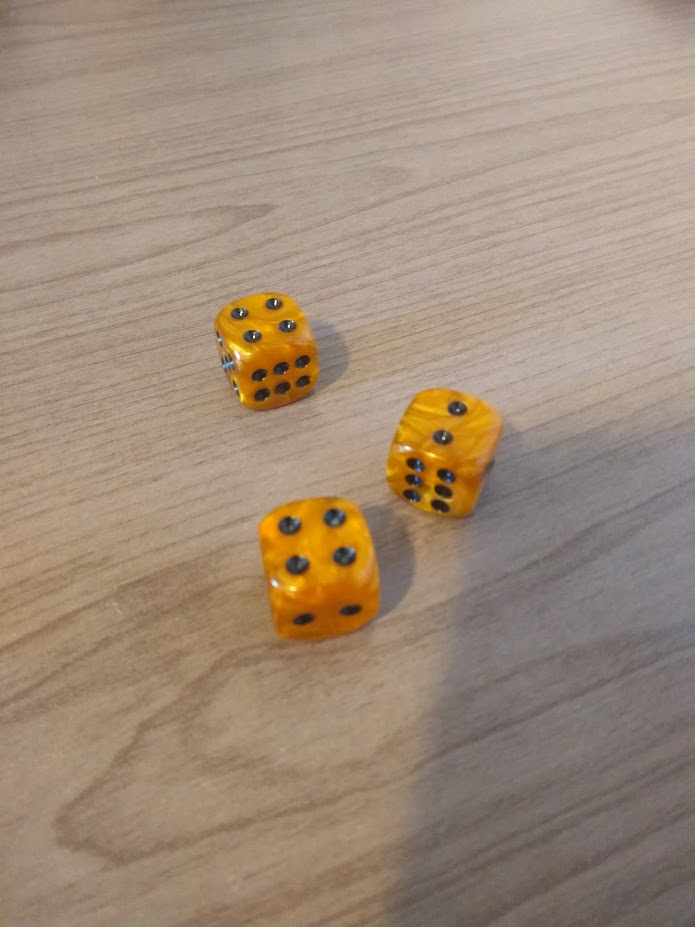
%> input picture test/1.jpg, 695 x 927 px
$ octave laplacian.m   (GNU Octave 9; MATLAB toolbox functions it lacks are replaced by stand-ins)
%> lines starting %> are read from the running program, lines starting %| are printed output that depends on the picture
I=imread("test/1.jpg");
%> I is the input picture: size 927x695x3 uint8; mean R, G, B 159.5, 139.8, 121.1
I=rgb2gray(I);
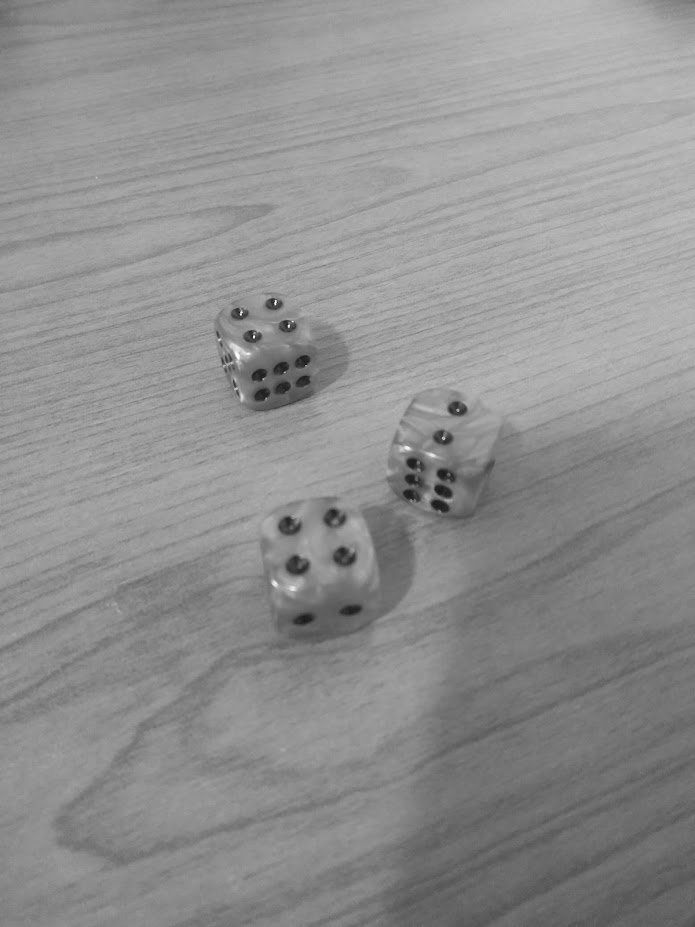
%> I: size 927x695 uint8; min 15, max 252, mean 143.6
I=double(I);
%> I: size 927x695 double

Laplacian = [0 1 0;1 -4 1;0 1 0];

I2 = conv2(I,Laplacian,'same');
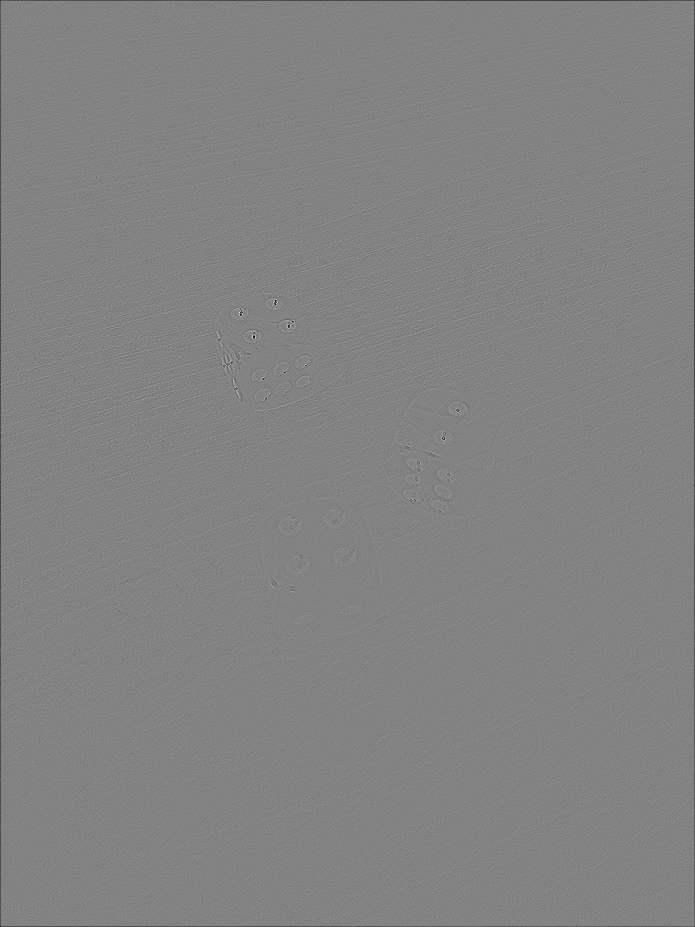
%> I2: size 927x695 double; min -356, max 338, mean -0.7; drawn with min black and max white

imtool(I,[]);
imtool(abs(I2),[]);
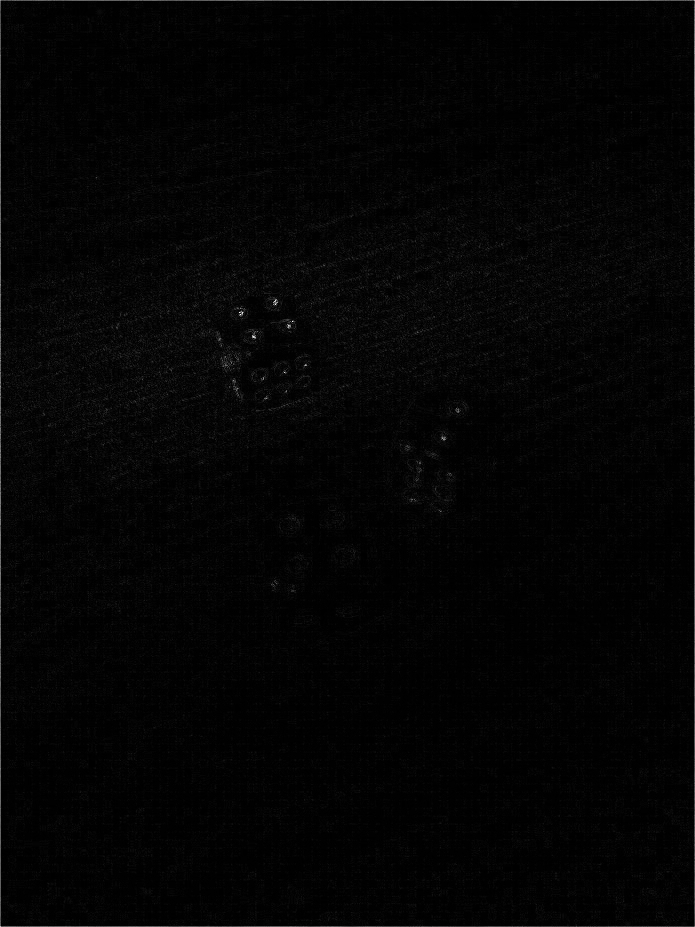
%> displayed picture: size 927x695, on the screen's scale of 0 to 255; min 0, max 255, mean 4.1

$ run again, with test/2.jpg copied over test/1.jpg
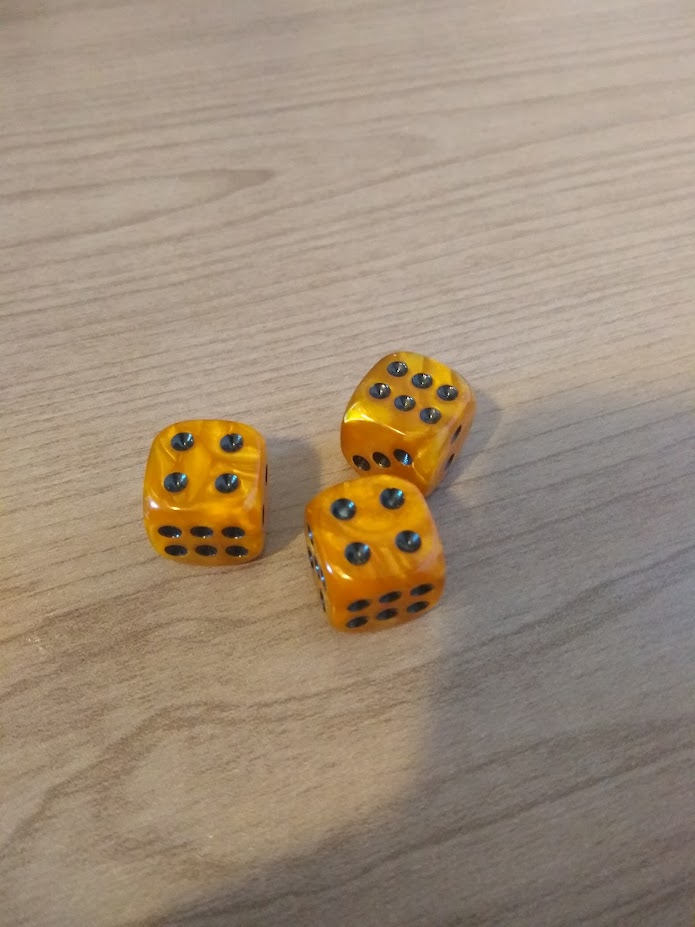
%> input picture test/2.jpg, 695 x 927 px
%> I is the input picture: size 927x695x3 uint8; mean R, G, B 159, 140.7, 120.5
%> `I=rgb2gray(I);`:
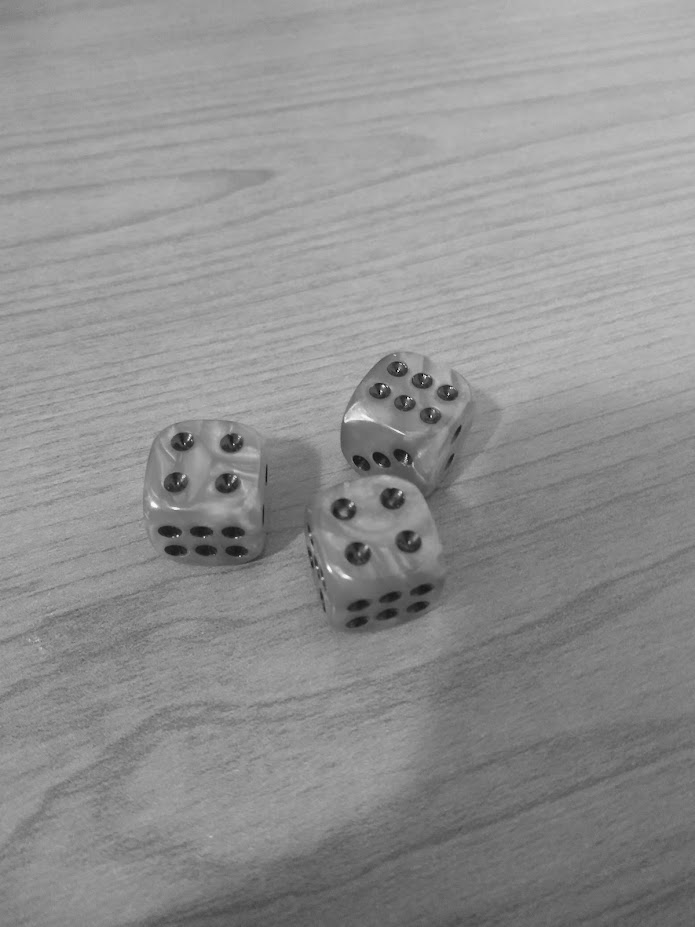
%> I: size 927x695 uint8; min 1, max 253, mean 143.8

$ run again, with test/4.jpg copied over test/1.jpg
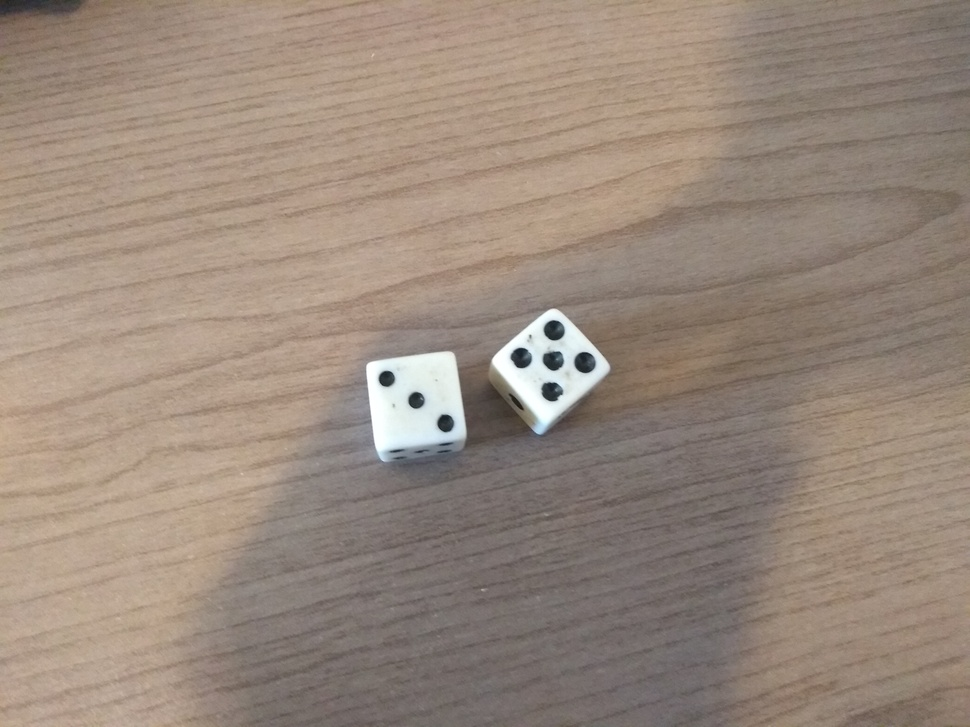
%> input picture test/4.jpg, 970 x 727 px, shrunk from 4160 x 3120 before the run
%> I is the input picture: size 727x970x3 uint8; mean R, G, B 153.2, 137.3, 124.7
%> `I2 = conv2(I,Laplacian,'same');`:
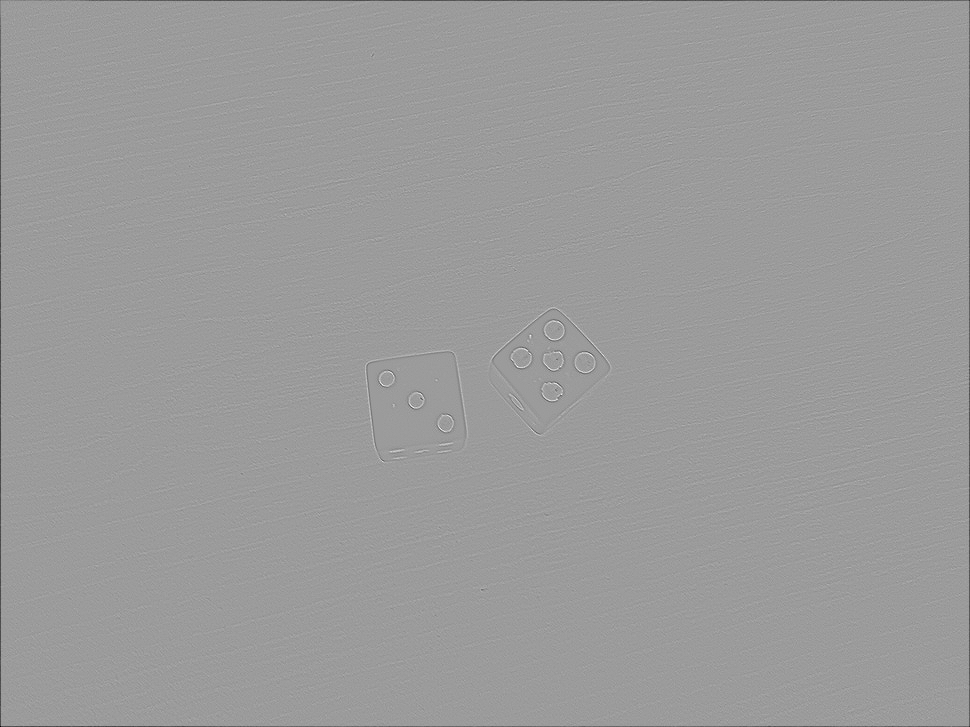
%> I2: size 727x970 double; min -335, max 214, mean -0.7; drawn with min black and max white
%> `imtool(abs(I2),[]);`:
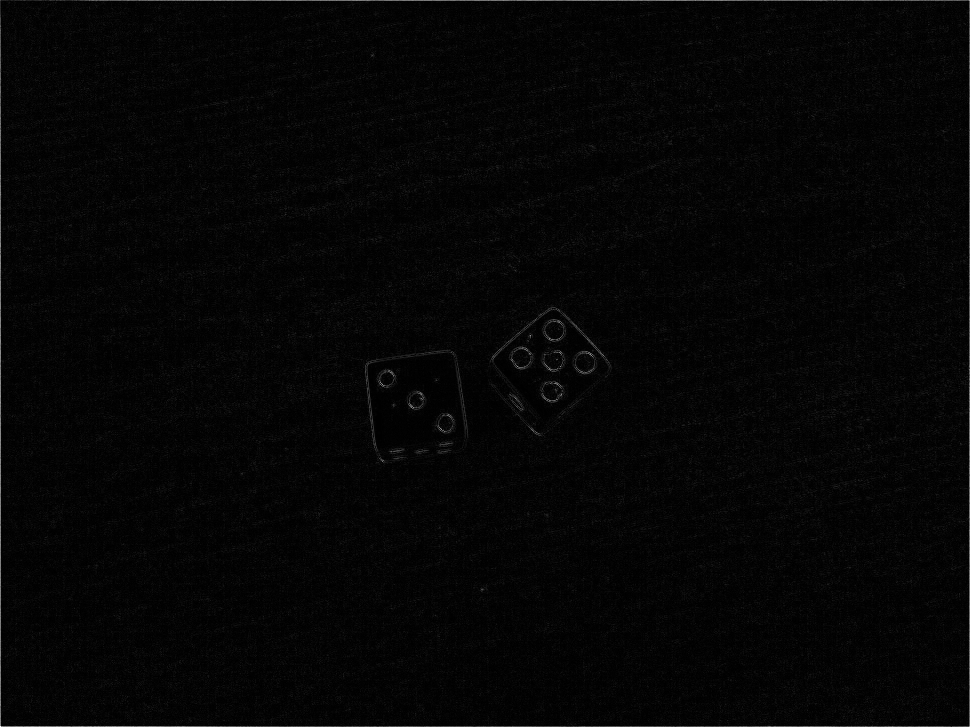
%> displayed picture: size 727x970, on the screen's scale of 0 to 255; min 0, max 255, mean 5.2

$ run again, with test/5.jpg copied over test/1.jpg
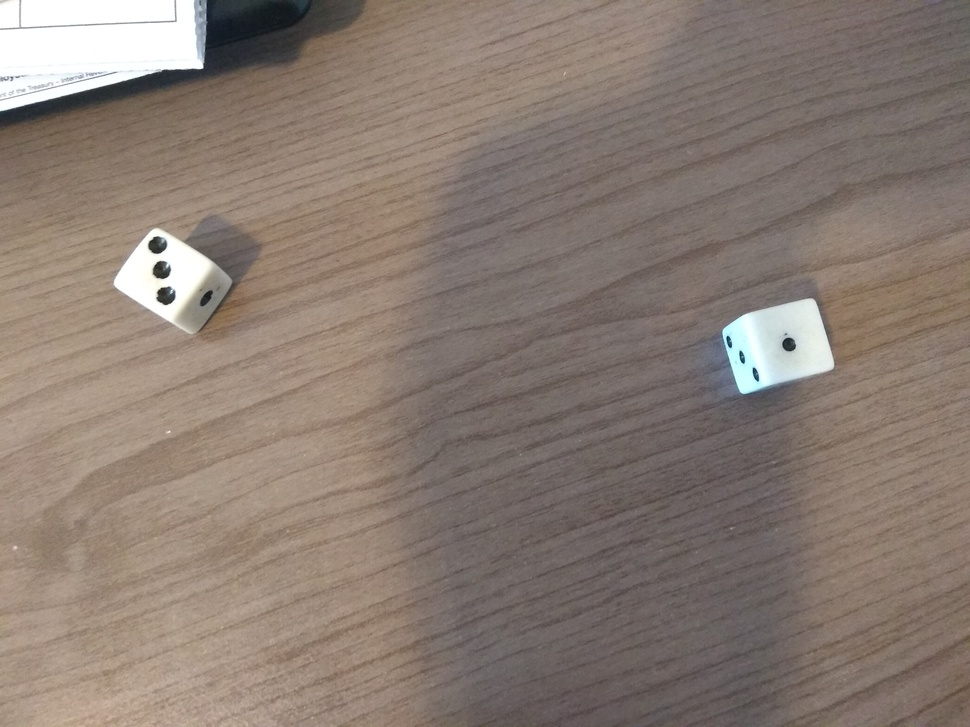
%> input picture test/5.jpg, 970 x 727 px, shrunk from 4160 x 3120 before the run
%> I is the input picture: size 727x970x3 uint8; mean R, G, B 137.7, 124, 114.8
%> `I2 = conv2(I,Laplacian,'same');`:
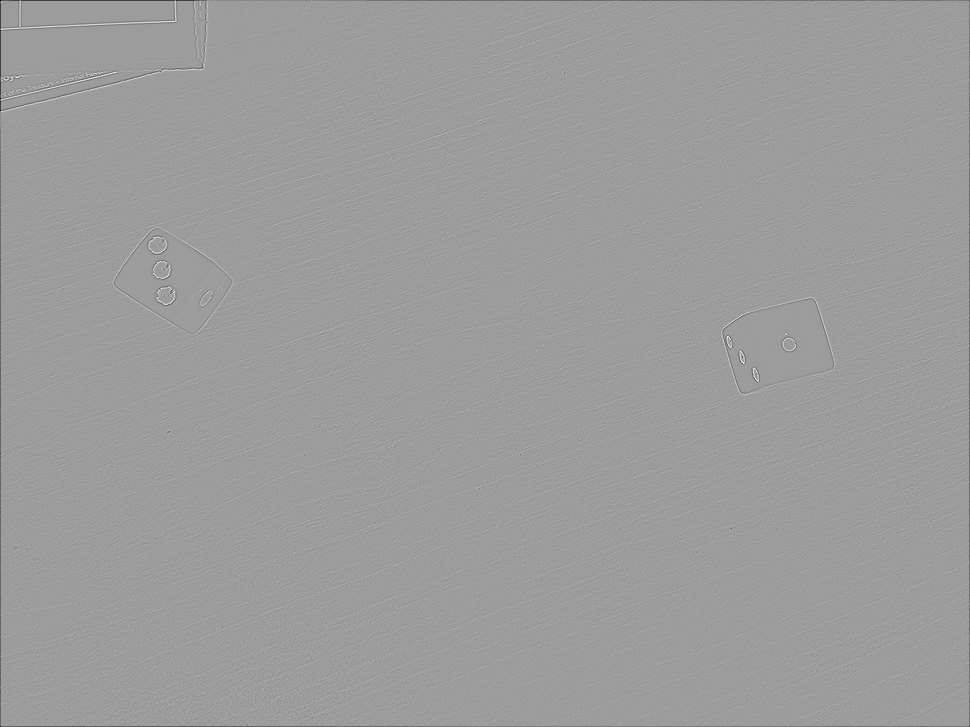
%> I2: size 727x970 double; min -439, max 277, mean -0.6; drawn with min black and max white
%> `imtool(abs(I2),[]);`:
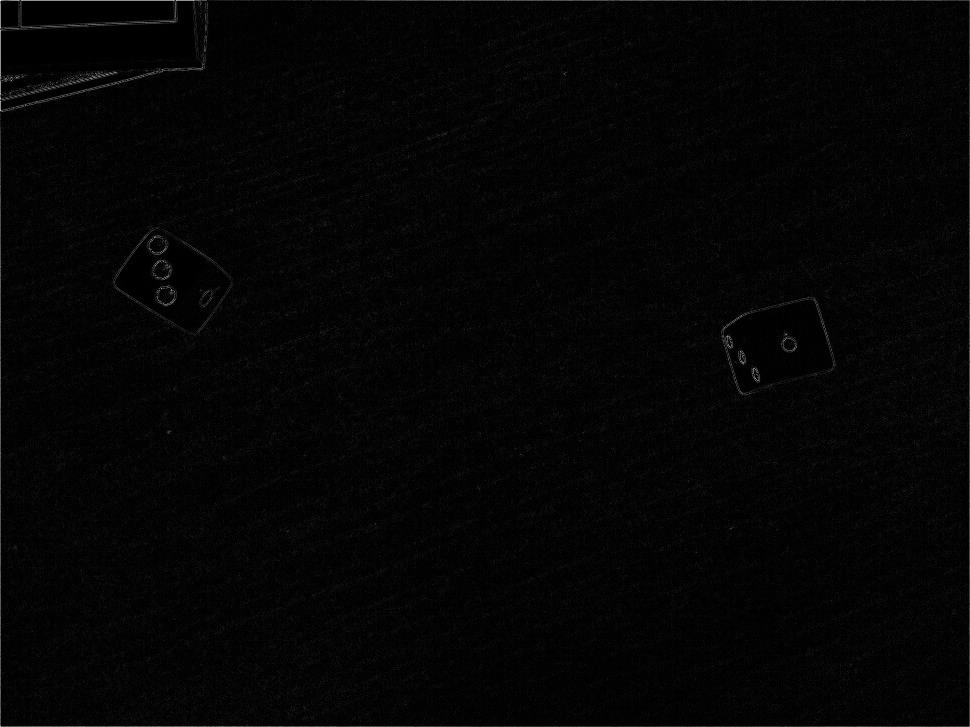
%> displayed picture: size 727x970, on the screen's scale of 0 to 255; min 0, max 255, mean 4.5
